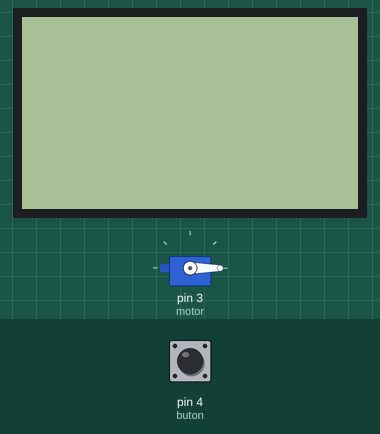
This sketch was run on a simulated Arduino Uno, built with avr-gcc and run on an emulated ATmega328P. Parts: 84×48 one-colour display, servo. Inputs (shaded band) come from the test bench; at power-on: pin 4 (buton) HIGH. What the sketch prints to the serial monitor is not drawn.

Above: at 1.2 s.
1.3 s: pin 4 (buton) pulled LOW for 3.2 s
At 5.3 s:
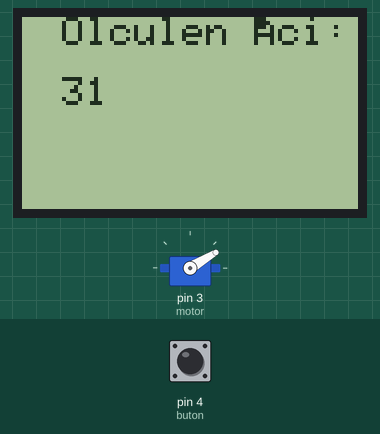
6.0 s: pin 4 (buton) pulled LOW for 0.15 s
At 8.0 s:
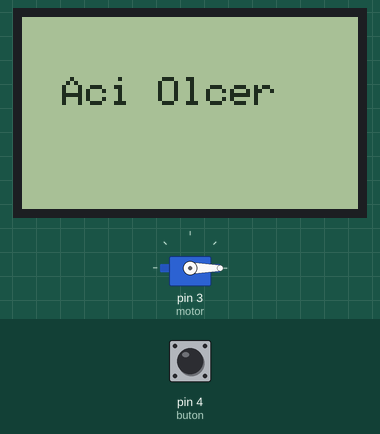
8.9 s: pin 4 (buton) pulled LOW for 1 s
At 9.87 s:
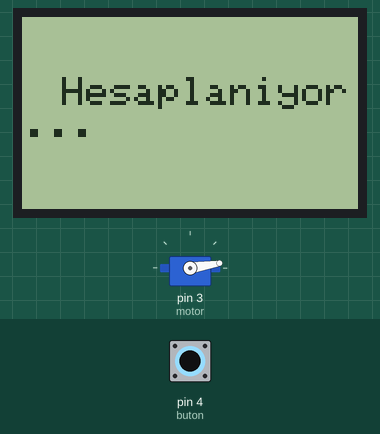
11.4 s: pin 4 (buton) driven LOW
At 14.38 s:
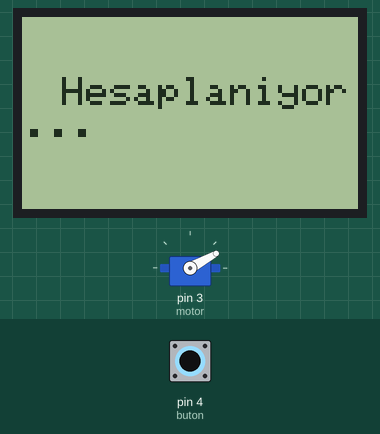
14.4 s: pin 4 (buton) driven HIGH
At 15.2 s:
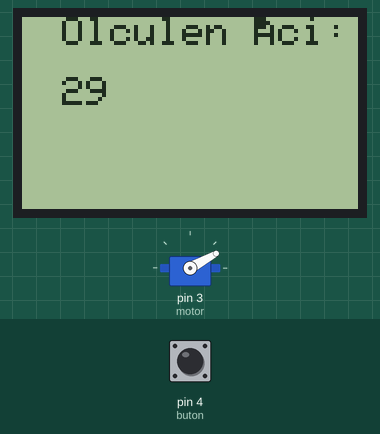
Timing chart, 0 to 17.4 s (numbered marks = the images above; inputs shaded):
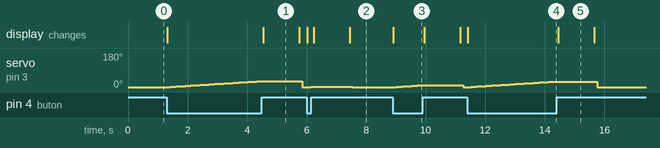

The sketch:

sketch_sep6a.ino
```cpp
#include <Adafruit_PCD8544.h>
#include <Adafruit_GFX.h>
#include <Servo.h>

Adafruit_PCD8544 display = Adafruit_PCD8544(12, 11, 10, 9, 8);
Servo motor;
int aci = 0;
#define buton 4
boolean durum = false; // Initialize durum as false

void setup()
{
  motor.write(0);
  display.begin();
  display.setContrast(57);
  display.clearDisplay();
  Serial.begin(9600);
  pinMode(buton, INPUT);
  motor.attach(3);
}

void drawCustomDegreeSymbol(int x, int y)
{
  // Manually draw a custom degree symbol (angle symbol)
  display.drawLine(x, y , x , y + 2, BLACK);
  display.drawLine(x , y , x + 2, y , BLACK);
  display.drawLine(x + 2, y, x + 2, y + 2, BLACK);
  display.drawLine(x, y + 2, x + 2, y + 2, BLACK);
}

void loop()
{
  if (digitalRead(buton) == LOW) // Check if the button is pressed
  {
    if (!durum) // Check if the measurement is not in progress
    {
      // Start angle measurement
      durum = true;
      display.clearDisplay();
      display.setTextSize(1);
      display.setTextColor(BLACK);
      display.setCursor(10, 15);
      display.println("Hesaplaniyor...");
      display.display();
    }

    // Increment the servo angle
    for (int i = 0; i < 180; i++)
    {
      motor.write(i);
      delay(100);
      if (digitalRead(buton) == HIGH) // Check if the button is released
      {
        aci = i; // Store the angle value
        break; // Exit the loop
      }
    }

    // Display the measured angle with the custom degree symbol
    display.clearDisplay();
    display.setTextSize(1);
    display.setTextColor(BLACK);
    display.setCursor(10, 0);
    display.println("Olculen Aci:");
    display.display();
    display.setTextSize(1);
    display.setTextColor(BLACK);
    display.setCursor(10, 15);
    display.print(aci);

    // Calculate the position of the degree symbol based on the number width
    int numberWidth = display.getCursorX();
    int degreeSymbolX = 40 + numberWidth - 4; // Adjust the 4 for spacing
    drawCustomDegreeSymbol(degreeSymbolX, 0); // Draw the custom degree symbol
    display.display();

    Serial.print("Açı değeri : ");
    Serial.print(aci);
    Serial.println(" derecedir.");
    delay(1000);
    display.clearDisplay();
    delay(200);
    display.setTextSize(1);
    display.setTextColor(BLACK);
    display.setCursor(10, 15);
    display.println("Aci Olcer");
    display.display();
    delay(100);
    aci = 0;
    motor.write(0);
    durum = false; // Reset the measurement state
  }
}
```

Measured:
- after the input at 1.3 s, servo on pin 3 (motor): rises from 0° to 31° in 3.0 s, then falls to 0° in 1.4 s; the display: first changes at once (image 1 shows a later state)
- after the input at 6.0 s, servo on pin 3 (motor): 0° → 1° after 0.11 s, → 0° 1.4 s later; the display: first changes at once (image 2 shows a later state)
- after the input at 8.9 s, servo on pin 3 (motor): rises from 0° to 9° in 0.80 s, then falls to 0° in 1.4 s; the display: changes at once (image 3)
- after the input at 11.4 s, servo on pin 3 (motor): moves from 0° to 29° over 2.8 s, starting after 0.11 s; the display: changes at once (image 4)
- after the input at 14.4 s, the display: changes at once (image 5)
- what the display in image 1 shows lasts 1.3 s, from 4.5 s to 5.8 s
